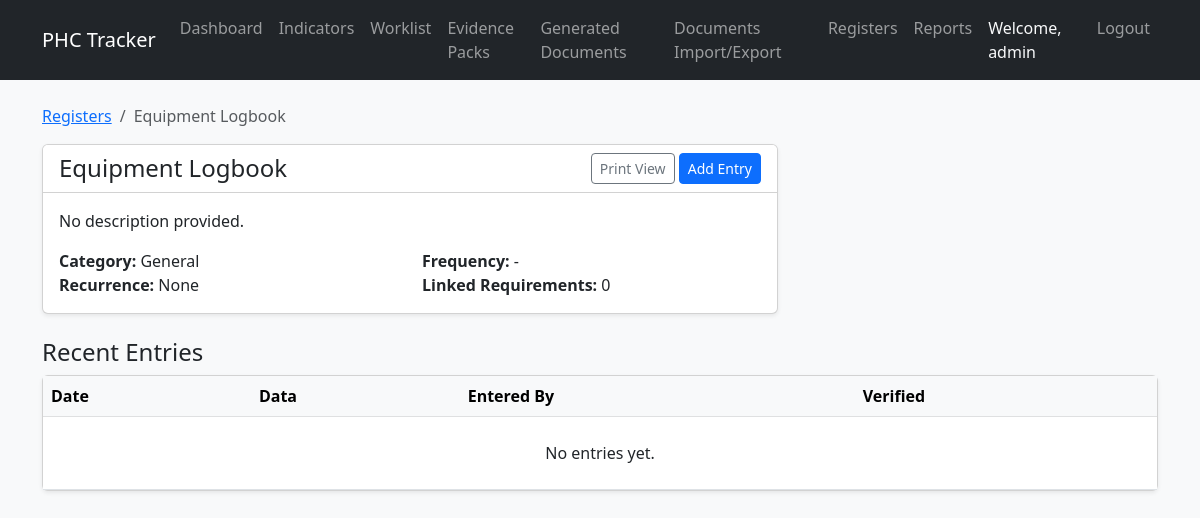
Screenshot of /registers/2/ (signed in) with the database file from the repository.
### registers/models.py (models this page shows, shortened)
class RegisterDefinition(models.Model):
    name = models.CharField(max_length=255)
    category = models.CharField(max_length=100, blank=True, null=True)
    linked_evidence_requirements = models.ManyToManyField('evidence.EvidenceRequirement', blank=True, related_name='linked_registers')
    frequency = models.CharField(max_length=100, blank=True, null=True)
    recurrence_mode = models.CharField(max_length=50, choices=RecurrenceMode.choices, default=RecurrenceMode.NONE)
    fields_schema = models.JSONField(default=dict)
    printable = models.BooleanField(default=True)
    active = models.BooleanField(default=True)
    description = models.TextField(blank=True, null=True)
    created_at = models.DateTimeField(auto_now_add=True)
    updated_at = models.DateTimeField(auto_now=True)

### registers/views.py (the view)
# urls.py: path('<int:pk>/', views.register_detail, name='register_detail'),
@login_required
def register_detail(request, pk):
    register = get_object_or_404(RegisterDefinition, pk=pk)
    entries = register.entries.all().order_by('-entry_date')
    context = {
        'register': register,
        'entries': entries
    }
    return render(request, 'registers/detail.html', context)

### registers/templates/registers/detail.html (shortened to what this page needs)
{% extends 'base.html' %}
{% block content %}
<nav aria-label="breadcrumb">
    <ol class="breadcrumb">
        <li class="breadcrumb-item"><a href="{% url 'register_list' %}">Registers</a></li>
        <li class="breadcrumb-item active" aria-current="page">{{ register.name }}</li>
    </ol>
</nav>
<div class="row mb-4">
    <div class="col-md-8">
        <div class="card h-100">
            <div class="card-header bg-white d-flex justify-content-between align-items-center">
                <h4 class="mb-0">{{ register.name }}</h4>
                <div>
                    <a href="{% url 'register_print' register.pk %}" class="btn btn-sm btn-outline-secondary" target="_blank">Print View</a>
                    <a href="{% url 'register_entry_add' register.pk %}" class="btn btn-sm btn-primary">Add Entry</a>
                </div>
            </div>
            <div class="card-body">
                <p>{{ register.description|default:"No description provided." }}</p>
                <div class="row">
                    <div class="col-md-6">
                        <strong>Category:</strong> {{ register.category|default:"-" }}<br>
                        <strong>Recurrence:</strong> {{ register.get_recurrence_mode_display }}
                    </div>
                    <div class="col-md-6">
                        <strong>Frequency:</strong> {{ register.frequency|default:"-" }}<br>
                        <strong>Linked Requirements:</strong> {{ register.linked_evidence_requirements.count }}
                    </div>
                </div>
            </div>
        </div>
    </div>
</div>
<div class="row">
    <div class="col-12">
        <h4>Recent Entries</h4>
        <div class="card">
            <div class="card-body p-0">
                <table class="table table-hover mb-0">
                    <thead class="table-light">
                        <tr>
                            <th>Date</th>
                            <th>Data</th>
                            <th>Entered By</th>
                            <th>Verified</th>
                        </tr>
                    </thead>
                    <tbody>
                        {% for entry in entries %}
                        <tr>
                            <td>{{ entry.entry_date|date:"Y-m-d H:i" }}</td>
                            <td>
                                {% for key, value in entry.values_json.items %}
                                    <span class="badge bg-light text-dark border">{{ key }}: {{ value }}</span>
                                {% empty %}
                                    <span class="text-muted">No custom data</span>
                                {% endfor %}
                            </td>
                            <td>{{ entry.entered_by.username|default:"-" }}</td>
                            <td>
                                {% if entry.verified_by %}
                                    <span class="badge bg-success">Yes</span>
                                {% else %}
                                    <span class="badge bg-warning text-dark">No</span>
                                {% endif %}
                            </td>
                        </tr>
                        {% empty %}
                        <tr>
                            <td colspan="4" class="text-center py-4">No entries yet.</td>
                        </tr>
                        {% endfor %}
                    </tbody>
                </table>
            </div>
        </div>
    </div>
</div>
{% endblock %}

### templates/base.html (shortened to what this page needs)
<!DOCTYPE html>
<html lang="en">
<head>
    <link href="https://cdn.jsdelivr.net/npm/bootstrap@5.3.0/dist/css/bootstrap.min.css" rel="stylesheet">
    <link href="{% load static %}{% static 'css/style.css' %}" rel="stylesheet">
</head>
<body>
    <nav class="navbar navbar-expand-lg navbar-dark bg-dark">
        <div class="container">
            <a class="navbar-brand" href="/">PHC Tracker</a>
            <div class="collapse navbar-collapse" id="navbarNav">
                <ul class="navbar-nav me-auto">
                    <li class="nav-item">
                        <a class="nav-link" href="/">Dashboard</a>
                    </li>
                    <li class="nav-item">
                        <a class="nav-link" href="/indicators/">Indicators</a>
                    </li>
                    <li class="nav-item">
                        <a class="nav-link" href="{% url 'evidence_worklist' %}">Worklist</a>
                    </li>
                    <li class="nav-item">
                        <a class="nav-link" href="{% url 'batch_list' %}">Evidence Packs</a>
                    </li>
                    <li class="nav-item">
                        <a class="nav-link" href="{% url 'generated_document_list' %}">Generated Documents</a>
                    </li>
                    <li class="nav-item">
                        <a class="nav-link" href="{% url 'document_transfer_center' %}">Documents Import/Export</a>
                    </li>
                    <li class="nav-item">
                        <a class="nav-link" href="/registers/">Registers</a>
                    </li>
                    <li class="nav-item">
                        <a class="nav-link" href="/reports/">Reports</a>
                    </li>
                </ul>
                <ul class="navbar-nav">
                    {% if user.is_authenticated %}
                        <li class="nav-item">
                            <span class="nav-link text-light">Welcome, {{ user.username }}</span>
                        </li>
                        <li class="nav-item">
                            <form method="post" action="{% url 'logout' %}">
                                <button type="submit" class="btn btn-link nav-link">Logout</button>
                            </form>
                        </li>
                    {% else %}
                        <li class="nav-item">
                            <a class="nav-link" href="{% url 'login' %}">Login</a>
                        </li>
                    {% endif %}
                </ul>
            </div>
        </div>
    </nav>
    <div class="container mt-4">
        {% block content %}{% endblock %}
    </div>
</body>
</html>

### static/css/style.css (style rules this page uses)
body { background-color: #f8f9fa; }
.card { box-shadow: 0 0.125rem 0.25rem rgba(0, 0, 0, 0.075); }

### rows the page displays
RegisterDefinition: name "Equipment Logbook", description "No description provided.", category "General", recurrence_mode "None", frequency "-", linked_evidence_requirements.count "0"

### other values shown
{{ user.username }} "admin"
